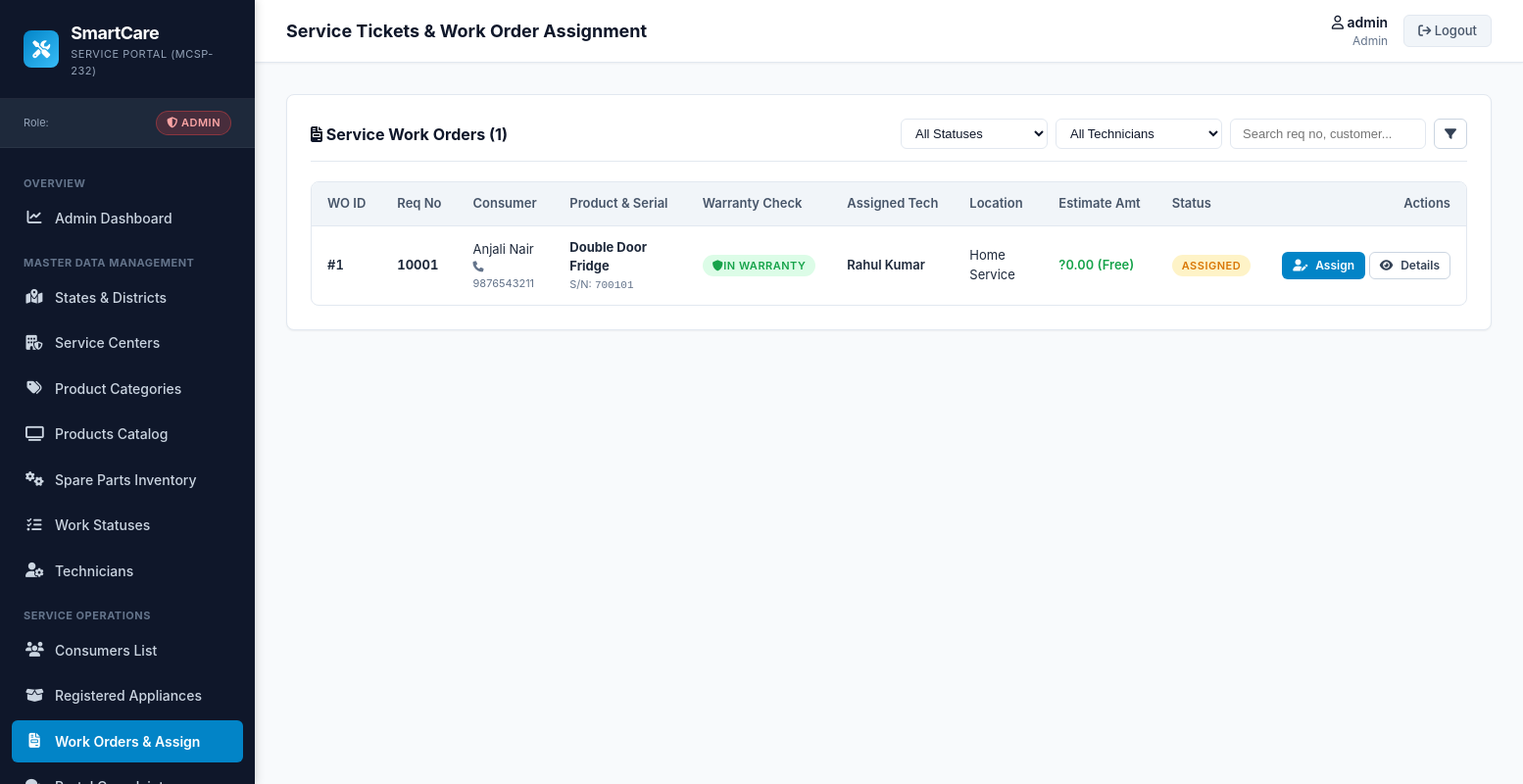
Page /services/admin/work-orders/ (signed in) on the committed database.
### services/models.py (models this page shows, shortened)
class WorkOrder(models.Model):
    W_orderid = models.AutoField(primary_key=True)
    Siebel_no = models.IntegerField(null=True, blank=True)
    techid = models.ForeignKey(
        Technician,
        on_delete=models.SET_NULL,
        null=True,
        blank=True,
        db_column='techid',
        related_name='work_orders'
    )
    Serv_req_no = models.IntegerField()
    reg_id = models.ForeignKey(
        ConsProductReg,
        on_delete=models.CASCADE,
        db_column='reg_id',
        related_name='work_orders'
    )
    cons_pdtid = models.IntegerField()
    prod_no = models.IntegerField()
    prom_del_date = models.DateField(null=True, blank=True)
    w_stid = models.ForeignKey(
        WorkStatus,
        on_delete=models.PROTECT,
        db_column='w_stid',
        related_name='work_orders'
    )
    Inv_amt = models.FloatField(default=0.0)
    refnd_amt = models.FloatField(default=0.0)
    cre_date = models.DateField(auto_now_add=True)
    modi_date = models.DateField(auto_now=True)
    close_date = models.DateField(null=True, blank=True)
    jobsheet_type = models.CharField(max_length=20, default='Standard')
    calltype = models.CharField(max_length=20, default='Repair')
    loc_type = models.CharField(max_length=20, default='Home Service')
    class Meta:
        db_table = 'Work_order'
        verbose_name = 'Work Order'
        verbose_name_plural = 'Work Orders'
        ordering = ['-W_orderid']

class ConsProductReg(models.Model):
    Reg_id = models.AutoField(primary_key=True)
    consumer_id = models.ForeignKey(
        ConsumerReg,
        on_delete=models.CASCADE,
        db_column='consumer_id',
        related_name='registered_products'
    )
    prid = models.ForeignKey(
        Product,
        on_delete=models.CASCADE,
        db_column='prid',
        related_name='registered_instances'
    )
    prod_no = models.IntegerField()
    warnt_cardno = models.IntegerField()
    Invoice_no = models.IntegerField()
    Invoice_date = models.DateField()
    warnt_enddate = models.DateField()
    Isactive = models.CharField(max_length=10, default='Pending')
    clm_before = models.DateField(null=True, blank=True)
    Reg_date = models.DateField(auto_now_add=True)
    class Meta:
        db_table = 'cons_product_reg'
        verbose_name = 'Consumer Product Registration'
        verbose_name_plural = 'Consumer Product Registrations'
        ordering = ['-Reg_date']

class WorkStatus(models.Model):
    Wo_stid = models.AutoField(primary_key=True)
    W_status = models.CharField(max_length=20)
    class Meta:
        db_table = 'work_status'
        verbose_name = 'Work Status'
        verbose_name_plural = 'Work Statuses'
        ordering = ['Wo_stid']

### accounts/models.py (models this page shows, shortened)
class ConsumerReg(models.Model):
    consumer_id = models.AutoField(primary_key=True)
    fname = models.CharField(max_length=20)
    lname = models.CharField(max_length=20)
    dob = models.DateField()
    address = models.CharField(max_length=30)
    statid = models.ForeignKey(State, on_delete=models.PROTECT, db_column='statid')
    Distid = models.ForeignKey(District, on_delete=models.PROTECT, db_column='Distid')
    regmode = models.CharField(max_length=20, default='Online')
    phone = models.CharField(max_length=20)
    mob = models.CharField(max_length=20)
    pin = models.CharField(max_length=8)
    email = models.EmailField(max_length=30, unique=True)
    password = models.CharField(max_length=128)
    remarks = models.CharField(max_length=30, blank=True, null=True)
    status = models.CharField(max_length=20, default='Pending')
    regdate = models.DateField(auto_now_add=True)
    consumertype = models.CharField(max_length=20, default='Regular')
    class Meta:
        db_table = 'Consumer_reg'
        verbose_name = 'Consumer Registration'
        verbose_name_plural = 'Consumer Registrations'

class Technician(models.Model):
    techid = models.AutoField(primary_key=True)
    tech_name = models.CharField(max_length=30)
    Address = models.CharField(max_length=100)
    statid = models.ForeignKey(State, on_delete=models.PROTECT, db_column='statid')
    Distid = models.ForeignKey(District, on_delete=models.PROTECT, db_column='Distid')
    Gender = models.CharField(max_length=6)
    Quali = models.CharField(max_length=20)
    Exp = models.CharField(max_length=10)
    Mob = models.CharField(max_length=20)
    Email = models.EmailField(max_length=30, unique=True)
    Status = models.CharField(max_length=20, default='Active')
    class Meta:
        db_table = 'Technicians'
        verbose_name = 'Technician'
        verbose_name_plural = 'Technicians'

### products/models.py (models this page shows, shortened)
class Product(models.Model):
    prid = models.AutoField(primary_key=True)
    pcatid = models.ForeignKey(
        ProductCat,
        on_delete=models.CASCADE,
        db_column='pcatid',
        related_name='products'
    )
    prname = models.CharField(max_length=20)
    model = models.CharField(max_length=20)
    price = models.FloatField()
    srno = models.CharField(max_length=20)
    img = models.ImageField(upload_to='products/', blank=True, null=True)
    des = models.CharField(max_length=50)
    class Meta:
        db_table = 'products'
        verbose_name = 'Product'
        verbose_name_plural = 'Products'
        ordering = ['prname']

### services/views.py (the view, shortened to what this page needs)
# urls.py: path('admin/work-orders/', views.admin_work_orders, name='admin_work_orders'),
@admin_required
def admin_work_orders(request):
    q = request.GET.get('q', '').strip()
    status_filter = request.GET.get('status', '').strip()
    tech_filter = request.GET.get('tech', '').strip()
    orders_qs = WorkOrder.objects.select_related(
        'techid', 'w_stid', 'reg_id__consumer_id', 'reg_id__prid'
    ).all().order_by('-W_orderid')
    if status_filter:
        orders_qs = orders_qs.filter(w_stid_id=status_filter)
    if tech_filter:
        orders_qs = orders_qs.filter(techid_id=tech_filter)
    today = timezone.now().date()
    orders_data = []
    for o in orders_qs:
        in_warranty = (o.cre_date <= o.reg_id.warnt_enddate)
        orders_data.append({
            'order': o,
            'in_warranty': in_warranty,
        })
    technicians = Technician.objects.filter(Status='Active').order_by('tech_name')
    statuses = WorkStatus.objects.all().order_by('Wo_stid')
    return render(request, 'services/admin_work_orders.html', {
        'orders_data': orders_data,
        'technicians': technicians,
        'statuses': statuses,
        'query': q,
        'status_filter': status_filter,
        'tech_filter': tech_filter
    })

### templates/services/admin_work_orders.html (shortened to what this page needs)
{% extends 'base.html' %}
{% block page_title %}Service Tickets & Work Order Assignment{% endblock %}
{% block content %}
<div class="card">
    <div class="card-header">
        <h2 class="card-title"><i class="fa-solid fa-file-invoice"></i> Service Work Orders ({{ orders_data|length }})</h2>
        <form method="GET" action="{% url 'services:admin_work_orders' %}" style="display: flex; gap: 8px; flex-wrap: wrap;">
            <select name="status" class="form-control" style="padding: 6px 10px; font-size: 13px; width: 150px;">
                <option value="">All Statuses</option>
            </select>
            <select name="tech" class="form-control" style="padding: 6px 10px; font-size: 13px; width: 170px;">
                <option value="">All Technicians</option>
            </select>
            <input type="text" name="q" value="{{ query }}" placeholder="Search req no, customer..." class="form-control" style="padding: 6px 12px; font-size: 13px; width: 200px;">
            <button type="submit" class="btn btn-secondary btn-sm"><i class="fa-solid fa-filter"></i></button>
        </form>
    </div>
    <div class="table-responsive">
        <table class="data-table">
            <thead>
                <tr>
                    <th>WO ID</th>
                    <th>Req No</th>
                    <th>Consumer</th>
                    <th>Product & Serial</th>
                    <th>Warranty Check</th>
                    <th>Assigned Tech</th>
                    <th>Location</th>
                    <th>Estimate Amt</th>
                    <th>Status</th>
                    <th style="text-align: right;">Actions</th>
                </tr>
            </thead>
            <tbody>
                {% for item in orders_data %}
                    <tr>
                        <td class="tabular-num">#{{ item.order.W_orderid }}</td>
                        <td class="tabular-num"><strong>{{ item.order.Serv_req_no }}</strong></td>
                        <td>
                            <div>{{ item.order.reg_id.consumer_id.fname }} {{ item.order.reg_id.consumer_id.lname }}</div>
                            <div style="font-size: 11px; color: var(--text-muted);"><i class="fa-solid fa-phone"></i> {{ item.order.reg_id.consumer_id.mob }}</div>
                        </td>
                        <td>
                            <div><strong>{{ item.order.reg_id.prid.prname }}</strong></div>
                            <div style="font-size: 11px; color: var(--text-muted);">S/N: <code>{{ item.order.prod_no }}</code></div>
                        </td>
                        <td>
                            {% if item.in_warranty %}
                                <span class="badge badge-success" title="Warranty Valid until {{ item.order.reg_id.warnt_enddate|date:'d M Y' }}">
                                    <i class="fa-solid fa-shield"></i> In Warranty
                                </span>
                            {% else %}
                                <span class="badge badge-danger" title="Warranty Expired on {{ item.order.reg_id.warnt_enddate|date:'d M Y' }}">
                                    <i class="fa-solid fa-triangle-exclamation"></i> Out of Warranty
                                </span>
                            {% endif %}
                        </td>
                        <td>
                            {% if item.order.techid %}
                                <span style="font-weight: 600; color: #1E293B;">{{ item.order.techid.tech_name }}</span>
                            {% else %}
                                <span class="badge badge-warning">Unassigned</span>
                            {% endif %}
                        </td>
                        <td>{{ item.order.loc_type }}</td>
                        <td class="tabular-num" style="font-weight: 600;">
                            {% if item.in_warranty %}
                                <span style="color: var(--status-green);">?0.00 (Free)</span>
                            {% else %}
                                ?{{ item.order.Inv_amt|floatformat:2 }}
                            {% endif %}
                        </td>
                        <td>
                            {% if item.order.w_stid.W_status == 'Completed' %}
                                <span class="badge badge-success">{{ item.order.w_stid.W_status }}</span>
                            {% elif item.order.w_stid.W_status == 'Pending' or item.order.w_stid.W_status == 'Assigned' %}
                                <span class="badge badge-warning">{{ item.order.w_stid.W_status }}</span>
                            {% else %}
                                <span class="badge badge-danger">{{ item.order.w_stid.W_status }}</span>
                            {% endif %}
                        </td>
                        <td style="text-align: right; white-space: nowrap;">
                            <a href="{% url 'services:admin_assign_work_order' item.order.W_orderid %}" class="btn btn-primary btn-sm" title="Assign / Set Estimate">
                                <i class="fa-solid fa-user-pen"></i> Assign
                            </a>
                            <a href="{% url 'services:admin_work_order_details' item.order.W_orderid %}" class="btn btn-secondary btn-sm" title="View Full Inspection">
                                <i class="fa-solid fa-eye"></i> Details
                            </a>
                        </td>
                    </tr>
                {% empty %}
                    <tr>
                        <td colspan="10" style="text-align: center; color: var(--text-muted); padding: 24px;">
                            No work orders found.
                        </td>
                    </tr>
                {% endfor %}
            </tbody>
        </table>
    </div>
</div>
{% endblock %}

### rows in the picture
WorkOrder: order.W_orderid "1", order.Serv_req_no "10001", order.reg_id.consumer_id.fname "Anjali", order.reg_id.consumer_id.lname "Nair", order.reg_id.consumer_id.mob "9876543211", order.reg_id.prid.prname "Double Door Fridge", order.prod_no "700101", order.techid.tech_name "Rahul Kumar", order.loc_type "Home Service", order.w_stid.W_status "ASSIGNED"

### other values in the picture
{{ session_role|default:'Guest' }} "ADMIN"
{{ session_username|default:'Guest' }} "admin"
{{ session_role|default:'Not Logged In' }} "Admin"
{{ orders_data|length }} "1"
